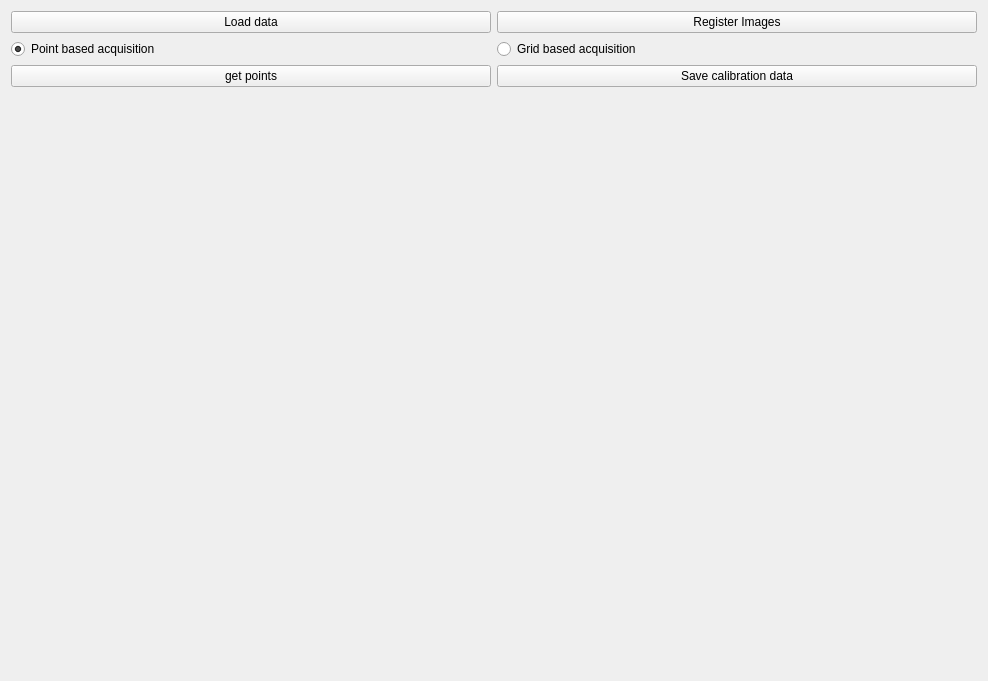
<?xml version="1.0" encoding="UTF-8"?>
<ui version="4.0">
 <class>GetCalPoints</class>
 <widget class="QWidget" name="GetCalPoints">
  <property name="geometry">
   <rect>
    <x>0</x>
    <y>0</y>
    <width>988</width>
    <height>681</height>
   </rect>
  </property>
  <property name="windowTitle">
   <string>Select calibration data acquisition mode</string>
  </property>
  <layout class="QGridLayout" name="gridLayout_2">
   <item row="5" column="2">
    <widget class="QWidget" name="film_od_widget" native="true"/>
   </item>
   <item row="5" column="1">
    <widget class="QWidget" name="reference_widget" native="true"/>
   </item>
   <item row="2" column="1">
    <widget class="QPushButton" name="load_data_button">
     <property name="text">
      <string>Load data</string>
     </property>
    </widget>
   </item>
   <item row="4" column="1">
    <widget class="QPushButton" name="get_points_Button">
     <property name="text">
      <string>get points</string>
     </property>
    </widget>
   </item>
   <item row="2" column="2">
    <widget class="QPushButton" name="register_button">
     <property name="text">
      <string>Register Images</string>
     </property>
    </widget>
   </item>
   <item row="3" column="1">
    <widget class="QRadioButton" name="point_radio">
     <property name="text">
      <string>Point based acquisition</string>
     </property>
     <property name="checked">
      <bool>true</bool>
     </property>
    </widget>
   </item>
   <item row="3" column="2">
    <widget class="QRadioButton" name="grid_radio">
     <property name="text">
      <string>Grid based acquisition</string>
     </property>
     <property name="checked">
      <bool>false</bool>
     </property>
    </widget>
   </item>
   <item row="4" column="2">
    <widget class="QPushButton" name="save_button">
     <property name="text">
      <string>Save calibration data</string>
     </property>
    </widget>
   </item>
   <item row="6" column="2">
    <widget class="QWidget" name="result_widget" native="true"/>
   </item>
   <item row="6" column="1">
    <widget class="QWidget" name="table_widget" native="true"/>
   </item>
  </layout>
 </widget>
 <resources/>
 <connections/>
</ui>
